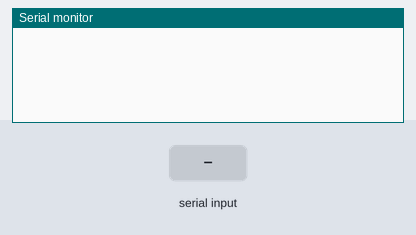
A sketch run on a simulated Arduino Uno, built with avr-gcc and run on an emulated ATmega328P. Parts: the last lines printed to the serial monitor. The test bench sets the inputs (shaded band).

Above: at 1.2 s.
1.3 s: "1" received over Serial
At 3.8 s:
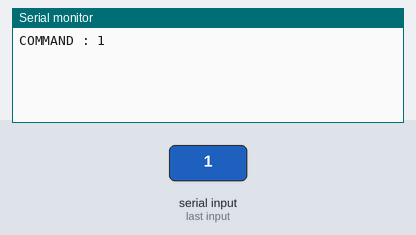
4.3 s: "1" received over the second serial link
At 5.5 s:
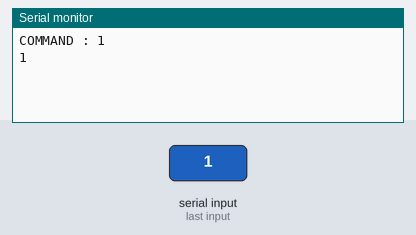
5.8 s: "0" received over Serial
7.3 s: "0" received over the second serial link
At 8.5 s:
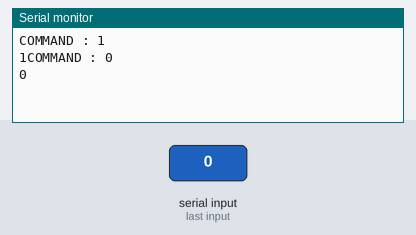

Measured:
- after the input at 1.3 s, the serial monitor: prints a new line after 2.0 s (image 1)
- after the input at 4.3 s, the serial monitor: prints a new line at once (image 2)
- after the input at 7.3 s, the serial monitor: prints a new line after 0.50 s (image 3)

The sketch:

esp8266.ino
```cpp
#include <SoftwareSerial.h>
SoftwareSerial esp8266(10, 11); // make RX Arduino line is pin 10, make TX Arduino line is pin 11.
void setup()
{
  Serial.begin(115200);
  esp8266.begin(115200); // esp's baud rate
}
void loop()
{
  if (esp8266.available()) // check if the esp is sending a message
  {
    while (esp8266.available())
    {
      char c = esp8266.read();
      Serial.write(c);
    }
  }
  if (Serial.available())
  {
    delay(2000);
    String command = "";
    while (Serial.available()) // read the command character by character
    {
      // read one character
      command += (char)Serial.read();

    }
    esp8266.println(command); // send the read character to the esp8266
    Serial.println("COMMAND : " + command);

  }
}
```
